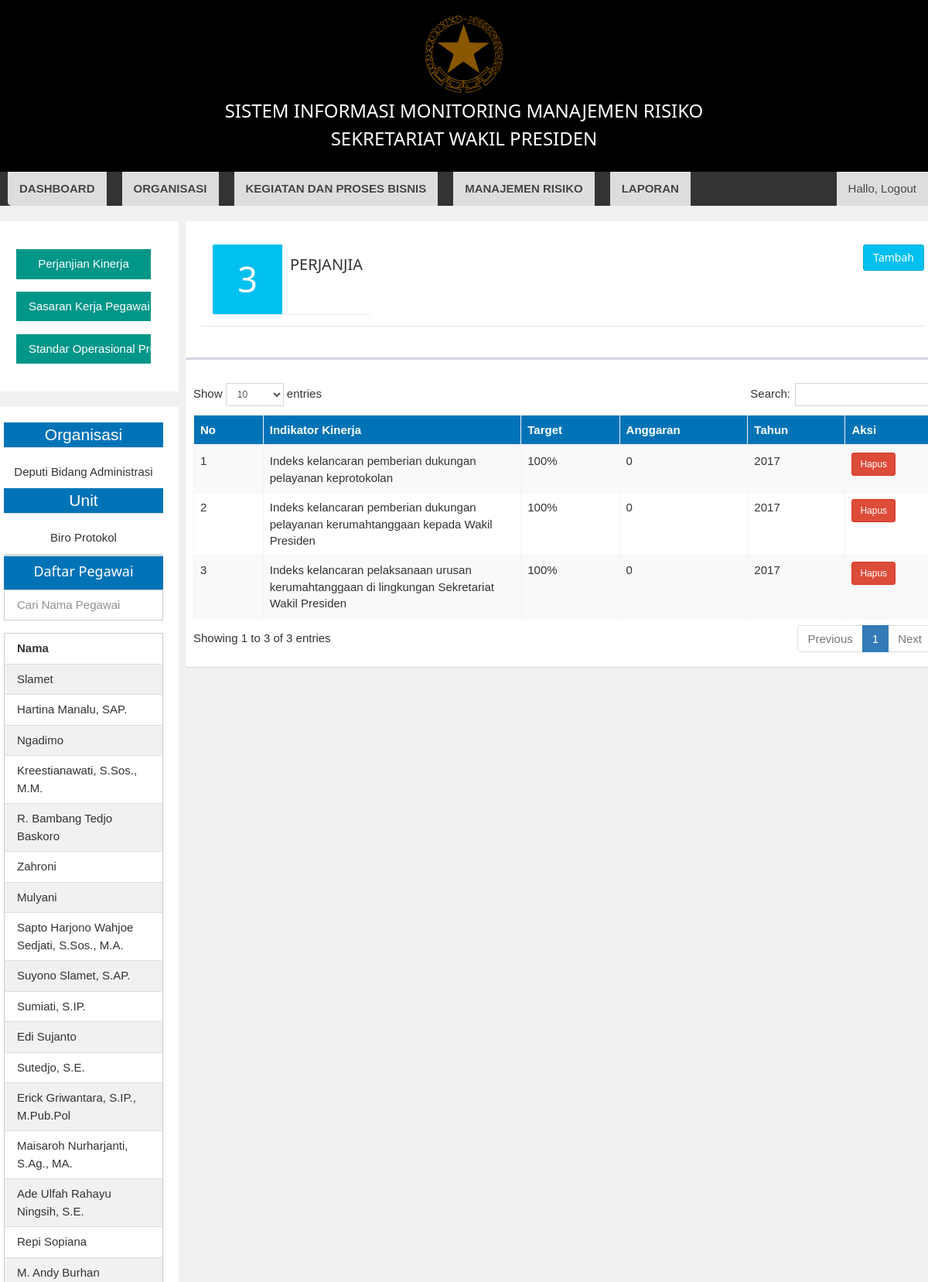
The app's page /admin/kegiatanprosesbisnis/lihatpk/1 (upper part) with its own data.
### tables this page shows
CREATE TABLE `tbl_unit_kerja` (
  `id_unit` int(11) NOT NULL,
  `nama_unit` varchar(225) NOT NULL,
  `sasaran` text NOT NULL,
  `iku` text NOT NULL,
  `id_unor` int(11) NOT NULL
);

CREATE TABLE `tbl_unit_org` (
  `id_unor` int(11) NOT NULL,
  `nama_unor` varchar(256) NOT NULL
);

CREATE TABLE `tbl_pegawai` (
  `nip` char(18) NOT NULL,
  `nama_pegawai` varchar(128) NOT NULL,
  `id_jabatan` int(11) NOT NULL,
  `ket_jabatan` varchar(200) NOT NULL,
  `id_unit` int(11) DEFAULT NULL,
  `id_unor` int(11) NOT NULL,
  `password` varchar(128) NOT NULL,
  `foto` varchar(50) NOT NULL
);

CREATE TABLE `tbl_pk` (
  `id_pk` int(11) NOT NULL,
  `nama_ik` text NOT NULL,
  `target` varchar(64) NOT NULL,
  `anggaran` double NOT NULL,
  `tahun_pk` varchar(25) NOT NULL,
  `id_unit` int(11) NOT NULL
);

### application/controllers/admin/Kegiatanprosesbisnis.php (called while the page is built, shortened)
<?php
class Kegiatanprosesbisnis extends CI_Controller{
  public function __construct()
  {
    $this->load->model('admin/m_unit');
    $this->load->model('admin/m_organisasi');
    $this->load->model('admin/m_prosesbisnis');
    $this->load->model('core/m_core');
    $this->load->model('admin/m_core');
  }
  function lihatpk($id)
  {
    $data['title'] = 'Detail PK | Simonari';
    $this->load->view('admin/include/header', $data);
    $where = array(
      'tbl_unit_kerja.id_unit' => $id
    );
    $data['showPegawaiunit'] = $this->m_prosesbisnis->getPegUnit($where)->result();
    $data['showunitID'] = $this->m_prosesbisnis->getUnit($where)->result();
    $data['showPK']  = $this->m_prosesbisnis->getPK($where)->result();
    $data['showSKP'] = $this->m_prosesbisnis->getSKP($where)->result();
    $data['showSOP'] = $this->m_prosesbisnis->getSOP($where)->result();
    $data['jumlahPKunit'] = $this->m_prosesbisnis->hitungJumlahPKunit($id);
    $this->load->view('admin/kegiatanproses/v_lihatpk',$data);
    $this->load->view('admin/include/footer');
  }
}

### index.php (called while the page is built, shortened)
<?php
require_once BASEPATH.'core/CodeIgniter.php';

### application/models/admin/M_prosesbisnis.php (called while the page is built, shortened)
<?php
class M_prosesbisnis extends CI_Model{
  function getPK($where)
  {
    $this->db->select('*');
    $this->db->from('tbl_pk');
    $this->db->join('tbl_unit_kerja', 'tbl_unit_kerja.id_unit = tbl_pk.id_unit');
    $this->db->where($where);
    return $this->db->get();
  }
  function getSKP($where)
  {
    $this->db->select('*');
    $this->db->select('(select count(nama_skp) from tbl_skp where tbl_skp.id_pk = tbl_pk.id_pk ) as rowpk');
    $this->db->from('tbl_pk');
    $this->db->join('tbl_skp', 'tbl_skp.id_pk = tbl_pk.id_pk', 'left');
    $this->db->join('tbl_unit_kerja', 'tbl_unit_kerja.id_unit = tbl_pk.id_unit','left');
    $this->db->where($where);
    return $this->db->get();
  }
  function getSOP($where)
  {
    $this->db->select('*');
    $this->db->select('(select count(nama_sop) from tbl_sop_risk where tbl_sop_risk.id_skp = tbl_skp.id_skp) as rowskp ');
    $this->db->from('tbl_skp');
    $this->db->join('tbl_sop_risk','tbl_sop_risk.id_skp = tbl_skp.id_skp','left');
    $this->db->join('tbl_pk','tbl_pk.id_pk = tbl_skp.id_pk', 'left');
    $this->db->join('tbl_unit_kerja', 'tbl_unit_kerja.id_unit = tbl_pk.id_unit', 'left');
    $this->db->where($where);
    return $this->db->get();
  }
  function getUnit($session)
  {
    $this->db->select('*');
    $this->db->from('tbl_unit_kerja');
    $this->db->join('tbl_unit_org', 'tbl_unit_org.id_unor = tbl_unit_kerja.id_unor');
    $this->db->where($session);
    return $this->db->get();
  }
  function getPegUnit($where)
  {
    $this->db->select('*');
    $this->db->from('tbl_pegawai');
    $this->db->join('tbl_unit_kerja','tbl_unit_kerja.id_unit = tbl_pegawai.id_unit');
    $this->db->join('tbl_unit_org', 'tbl_unit_org.id_unor = tbl_pegawai.id_unor');
    $this->db->where($where);
    return $this->db->get();
  }
}

### application/views/admin/include/sidebar_kegProses.php (the view)
<div class="leftcolumn">
  <div class="card">
    <div class="w3-panel" style="width:100%">
      <a href="<?= base_url('admin/kegiatanprosesbisnis/lihatpk/'. $this->session->userdata('session_unit'))  ?>"  class="w3-button w3-block w3-teal">
        Perjanjian Kinerja</a>
    </div>
    <div class="w3-panel" style="width:100%">
      <a href="<?= base_url('admin/kegiatanprosesbisnis/lihatskp/'.$this->session->userdata('session_unit'))  ?>"  class="w3-button w3-block w3-teal">Sasaran Kerja Pegawai</a>
    </div>
    <div class="w3-panel" style="width:100%">
      <a href="<?= base_url('admin/kegiatanprosesbisnis/lihatsop/'.$this->session->userdata('session_unit'))  ?>"  class="w3-button w3-block w3-teal">Standar Operasional Prosedur</a>
    </div>
  </div>
  <div class="card">
    <?php
    foreach ($showunitID as $key):?>
    <legend class="w3-center bg-blue">Organisasi</legend>
    <p class="w3-center"><?= $key->nama_unor ?></p>
    <legend class="w3-center bg-blue">Unit</legend>
    <p class="w3-center"><?= $key->nama_unit ?></p>
    <?php endforeach; ?>
    <div class="box">
           <div class="box-header bg-blue">
          <center><h3 class="box-title">Daftar Pegawai</h3></center>
           </div>
           <div class="box-body no-padding">
              <input class="w3-input w3-border w3-padding" type="text" placeholder="Cari Nama Pegawai" id="myInput" onkeyup="myFunction()">
              <table class="w3-table-all w3-margin-top" id="myTable">
      <tr>
        <th style="width:60%;">Nama</th>
      </tr>
      <?php
      foreach($showPegawaiunit as $key):?>
        <tr>
          <td><?= $key->nama_pegawai ?></td>
        </tr>
      <?php endforeach; ?>
    </table>
           </div>
         </div>
  </div>

### application/views/admin/kegiatanproses/v_lihatpk.php (shortened to what this page needs)
<div class="row">
  	   <?php $this->load->view('admin/include/sidebar_kegProses'); ?>
</div>
  <div class="rightcolumn">
    <div class="card">
      <legend><h3>
				<div class="col-md-3 col-sm-6 col-xs-12">
          <div class="info-box">
            <span class="info-box-icon bg-aqua"><?= $jumlahPKunit ?></span>
            <div class="info-box-content">
              <span class="info-box-text"><h4>Perjanjian Kinerja</h4></span>
            </div>
          </div>
        </div>
      <div class="pull-right"><a href="<?= base_url('admin/kegiatanprosesbisnis/addPK') ?>" class="btn btn-md btn-info">Tambah</a></div></h3></legend>
    </div>
         <div class="box">
                 <div class="box-header">
                 </div>
                 <div class="box-body">
                    <table id="example1" class="table table-bordered table-striped table-hover">
                      <thead>
                  <tr class="bg-blue">
                    <th>No</th>
                    <th width="35%">Indikator Kinerja</th>
                    <th>Target</th>
                    <th>Anggaran</th>
                    <th>Tahun</th>
										<th>Aksi</th>
                  </tr>
              </thead>
              <tbody>
                <?php
                $no = 1;
                foreach($showPK as $keyPK):?>
                <tr>
                  <td><?= $no++ ?></td>
                  <td><?= $keyPK->nama_ik ?></td>
                  <td><?= $keyPK->target ?></td>
                  <td><?= $keyPK->anggaran ?></td>
                  <td><?= $keyPK->tahun_pk ?></td>
									<td>
										<a onclick="return confirm('Anda yakin ingin menghapus data ?')" href="#" class="btn btn-danger btn-sm">Hapus</a>
									</td>
                </tr>
               <?php endforeach; ?>
              </tbody>
            </table>
          </div>
          </div>
        </div>

### assets1/css/w3.css (style rules this page uses)
html { box-sizing:border-box }
*,*:before,*:after { box-sizing:inherit }
html { -ms-text-size-adjust:100%;-webkit-text-size-adjust:100% }
body { margin:0 }
a { background-color:transparent;-webkit-text-decoration-skip:objects }
button,input,select,textarea { font:inherit;margin:0 }
button,input { overflow:visible }
legend { color:inherit;display:table;max-width:100%;padding:0;white-space:normal }
html,body { font-family:Verdana,sans-serif;font-size:15px;line-height:1.5 }
html { overflow-x:hidden }
h3 { font-size:24px }
h4 { font-size:20px }
h1,h2,h3,h4,h5,h6 { font-family:"Segoe UI",Arial,sans-serif;font-weight:400;margin:10px 0 }
a { color:inherit }
.w3-table,.w3-table-all { border-collapse:collapse;border-spacing:0;width:100%;display:table }
.w3-table-all { border:1px solid #ccc }
.w3-bordered tr,.w3-table-all tr { border-bottom:1px solid #ddd }
.w3-table-all tr:nth-child(odd) { background-color:#fff }
.w3-table-all tr:nth-child(even) { background-color:#f1f1f1 }
.w3-table td,.w3-table th,.w3-table-all td,.w3-table-all th { padding:8px 8px;display:table-cell;text-align:left;vertical-align:top }
.w3-table th:first-child,.w3-table td:first-child,.w3-table-all th:first-child,.w3-table-all td:first-child { padding-left:16px }
.w3-btn,.w3-button { border:none;display:inline-block;padding:8px 16px;vertical-align:middle;overflow:hidden;text-decoration:none;color:inherit;background-color:inherit;text-align:center;cursor:pointer;white-space:nowrap }
.w3-btn,.w3-button { -webkit-touch-callout:none;-webkit-user-select:none;-khtml-user-select:none;-moz-user-select:none;-ms-user-select:none;user-select:none }
.w3-input { padding:8px;display:block;border:none;border-bottom:1px solid #ccc;width:100% }
.w3-block { display:block;width:100% }
.w3-container:after,.w3-container:before,.w3-panel:after,.w3-panel:before,.w3-row:after,.w3-row:before,.w3-row-padding:after,.w3-row-padding:before, .w3-cell-row:before,.w3-cell-row:after,.w3-clear:after,.w3-clear:before,.w3-bar:before,.w3-bar:after { content:"";display:table;clear:both }
.w3-container,.w3-panel { padding:0.01em 16px }
.w3-panel { margin-top:16px;margin-bottom:16px }
.w3-center { text-align:center!important }
.w3-border { border:1px solid #ccc!important }
.w3-margin-top { margin-top:16px!important }
.w3-padding { padding:8px 16px!important }
.w3-teal,.w3-hover-teal:hover { color:#fff!important;background-color:#009688!important }

### application/views/admin/include/header.php (style rules this page uses)
* { box-sizing: border-box; }
body { font-family: Arial; padding: 0px; background: #f1f1f1; }
.leftcolumn { float: left; width: 20%; }
.rightcolumn { float: left; width: 80%; background-color: #f1f1f1; padding-left: 9px; }
.card { background-color: white; padding: 20px; margin-top: 20px; }
.row:after { content: ""; display: table; clear: both; }

### records on screen
tbl_unit_kerja: id_unor.nama_unor "Deputi Bidang Administrasi", nama_unit "Biro Protokol"
tbl_pegawai: nama_pegawai "Slamet"
tbl_pegawai: nama_pegawai "Hartina Manalu, SAP."
tbl_pegawai: nama_pegawai "Ngadimo"
tbl_pegawai: nama_pegawai "Kreestianawati, S.Sos., M.M."
tbl_pegawai: nama_pegawai "R. Bambang Tedjo Baskoro"
tbl_pegawai: nama_pegawai "Zahroni"
tbl_pegawai: nama_pegawai "Mulyani"
tbl_pegawai: nama_pegawai "Sapto Harjono Wahjoe Sedjati, S.Sos., M.A."
tbl_pegawai: nama_pegawai "Suyono Slamet, S.AP."
tbl_pegawai: nama_pegawai "Sumiati, S.IP."
tbl_pegawai: nama_pegawai "Edi Sujanto"
tbl_pegawai: nama_pegawai "Sutedjo, S.E."
tbl_pegawai: nama_pegawai "Erick Griwantara, S.IP., M.Pub.Pol"
tbl_pegawai: nama_pegawai "Maisaroh Nurharjanti, S.Ag., MA."
tbl_pegawai: nama_pegawai "Ade Ulfah Rahayu Ningsih, S.E."
tbl_pegawai: nama_pegawai "Repi Sopiana"
tbl_pegawai: nama_pegawai "M. Andy Burhan"
tbl_pk: nama_ik "Indeks kelancaran pemberian dukungan pelayanan keprotokolan", target "100%", anggaran "0", tahun_pk "2017"
tbl_pk: nama_ik "Indeks kelancaran pemberian dukungan pelayanan kerumahtanggaan kepada Wakil Presiden", target "100%", anggaran "0", tahun_pk "2017"
tbl_pk: nama_ik "Indeks kelancaran pelaksanaan urusan kerumahtanggaan di lingkungan Sekretariat Wakil Presiden", target "100%", anggaran "0", tahun_pk "2017"

### other values on screen
$jumlahPKunit "3"
